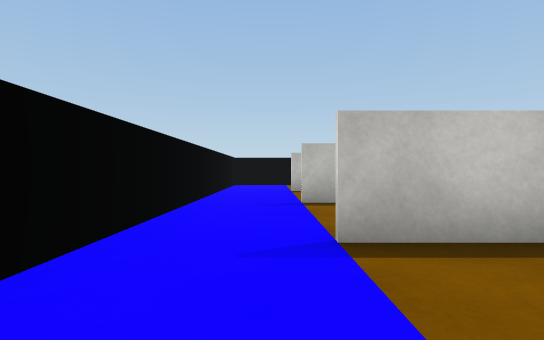
view 1 (above)

17 first-person views from a walk through a Unity game level. The camera is 0.55 m above the floor, looks level and sees 80° across. The floor is counted in squares, 1 m on a side. Each view is taken from the middle of a square. On the plan, view 1 faces up. The plan holds only what a view shows up to about 9 squares ahead; the rest is blank. The place goes on beyond the plan. The player is left out. Surface patterns are stand-ins for the level's own textures.

view 2
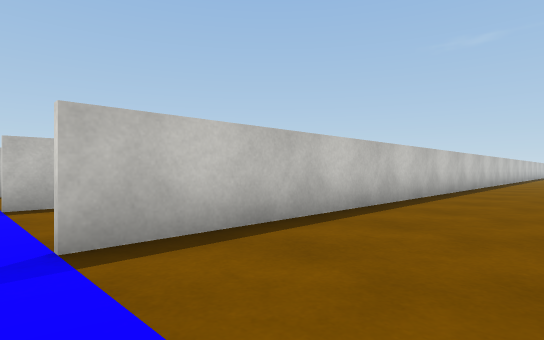

view 3
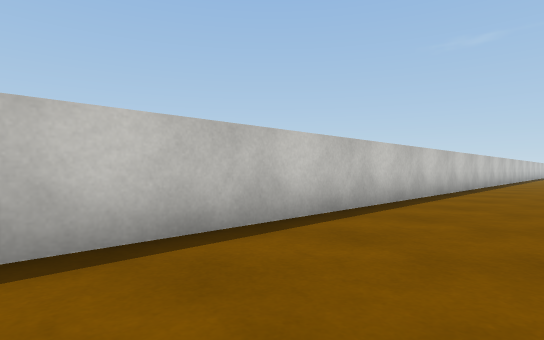

view 4
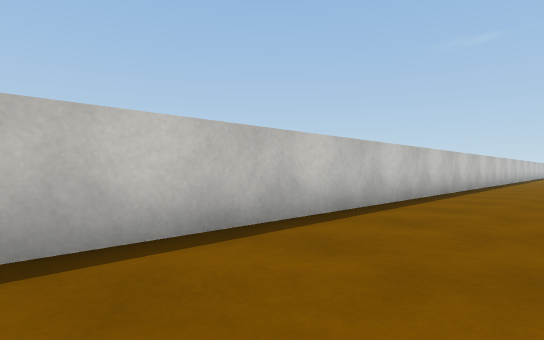

view 5
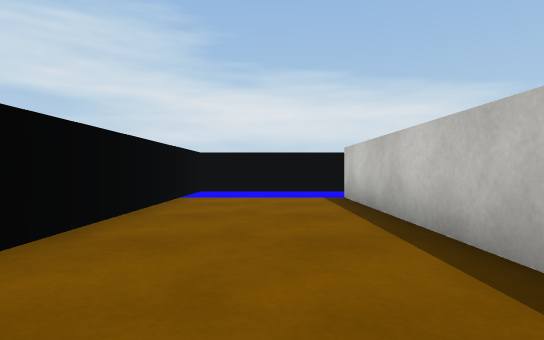

view 6
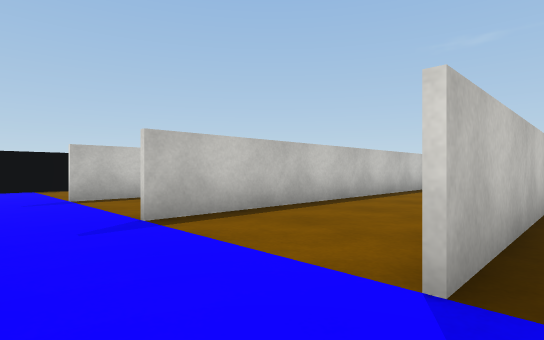

view 7
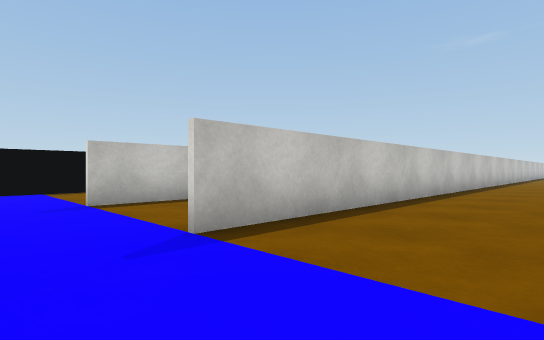

view 8
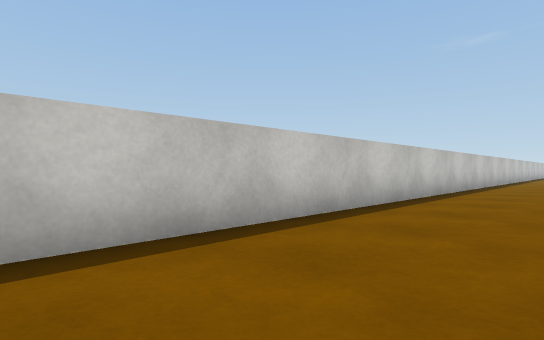

view 9
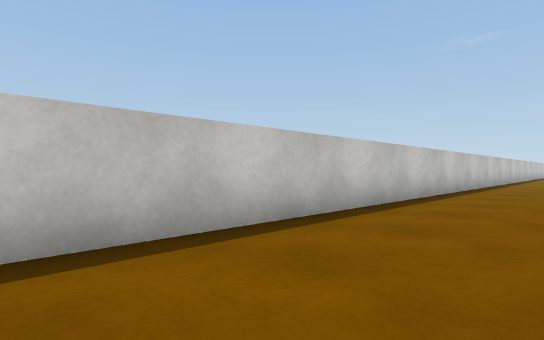

view 10
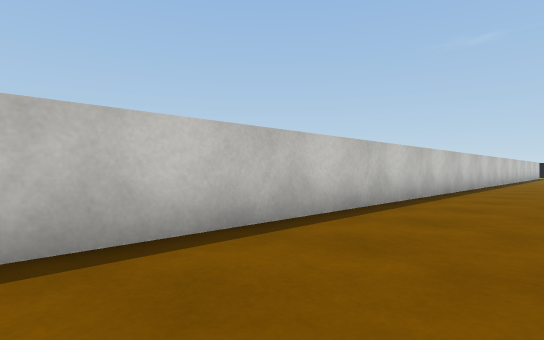

view 11
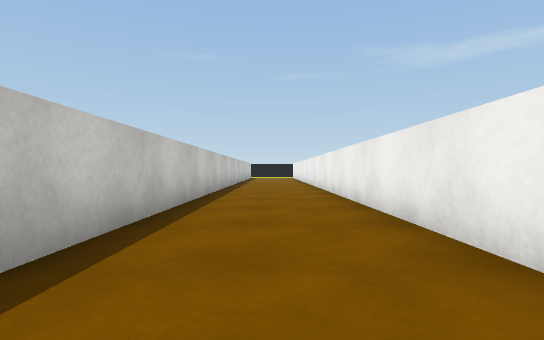

view 12
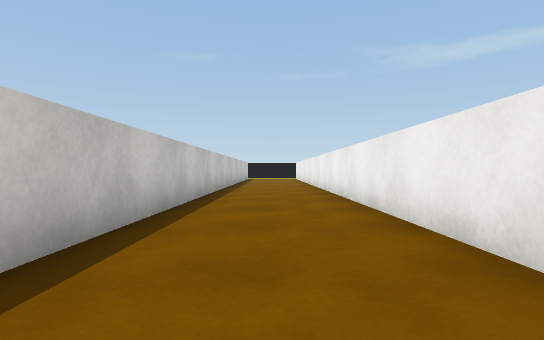

view 13
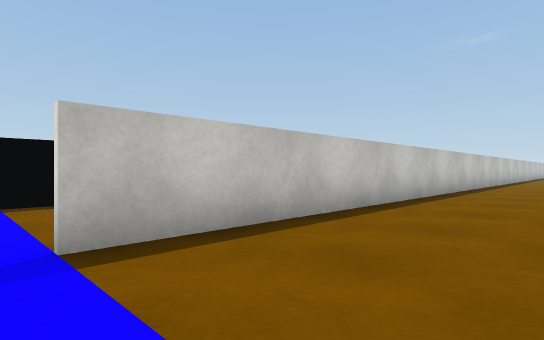

view 14
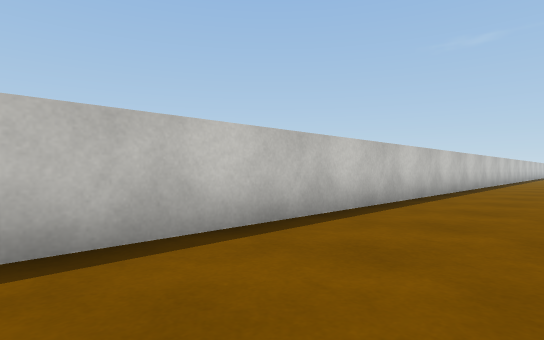

view 15
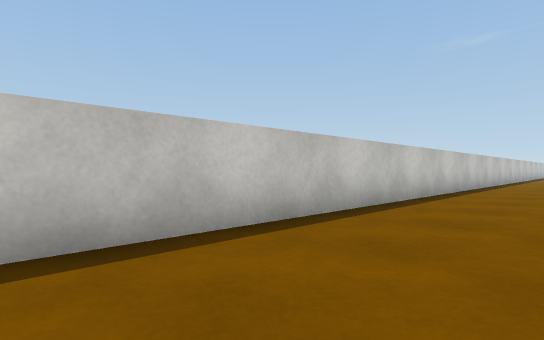

view 16
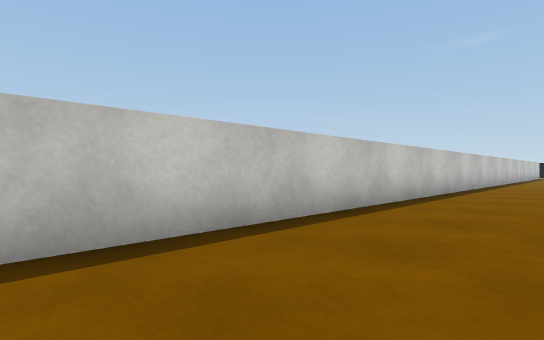

view 17
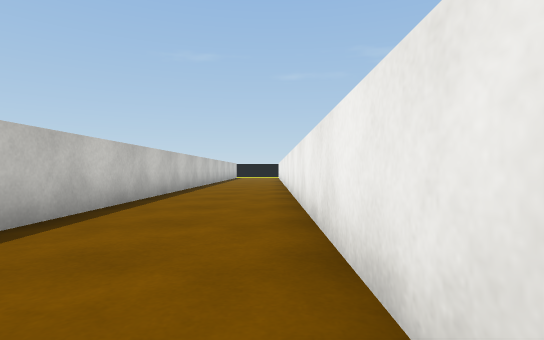

### Floor plan
Points are (right, up) in squares from view 1. A wall is a line through its corners. A room is listed if a view was taken in it or the views show most of it. See-through windows are left out.
Room 1 (views 1, 2, 3, 4, 5)
walls: (21.4, 2.4) (0.5, 2.4); (-1.3, 1.4) (-1.3, -0.8) (1.8, -0.8)
ways out: opening at (-0.5, 2) to room 2
Room 2 (views 6, 7, 8, 9, 10, 11, 12)
walls: (19.6, 2.5) (29.4, 2.5); (-1.3, 2.9) (-1.3, 1.4); (29.5, 5.4) (0.5, 5.4)
ways out: opening at (-0.5, 2) to room 1; opening at (-0.5, 5) to room 3
Room 3 (views 13, 14, 15, 16, 17)
walls: (18.5, 5.5) (26.5, 5.5); (27, 8.4) (0.5, 8.4); (-1.3, 9) (-1.3, 5.4)
ways out: opening at (-0.5, 5) to room 2; opening at (-0.5, 8)

Positions as (right, up) in squares from view 1, and headings:
1: (0, 0), facing up
2: (0, 0), facing up-right
3: (5, 0), facing up-right
4: (11, 0), facing up-right
5: (7, 1), facing left
6: (-1, 2), facing up-right
7: (-1, 3), facing up-right
8: (3, 3), facing up-right
9: (10, 3), facing up-right
10: (15, 3), facing up-right
11: (18, 4), facing right
12: (21, 4), facing right
13: (0, 6), facing up-right
14: (4, 6), facing up-right
15: (8, 6), facing up-right
16: (15, 6), facing up-right
17: (18, 6), facing right
